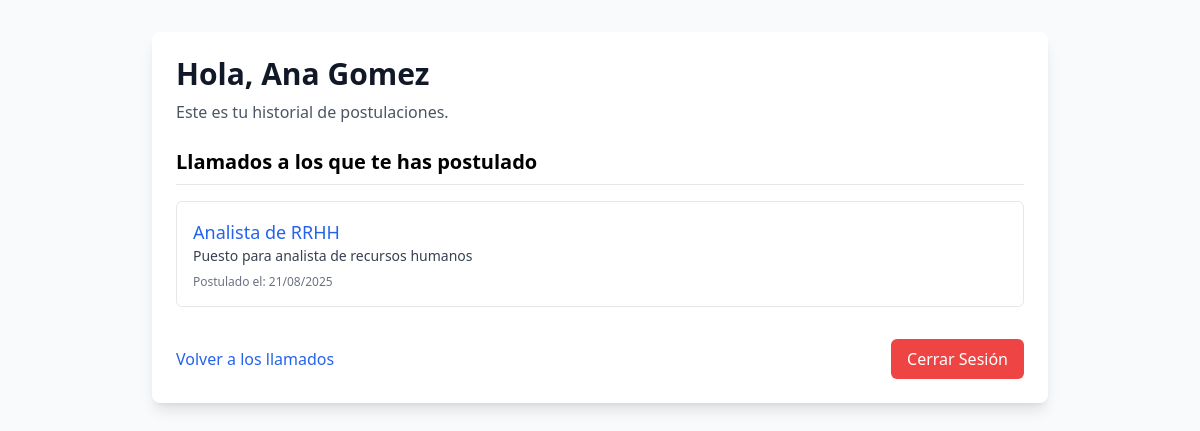
The page /perfil.php (signed in) on the database its author committed.
### tables this page shows
CREATE TABLE `postulaciones` (
  `id` int(11) NOT NULL,
  `usuario_id` int(11) NOT NULL,
  `llamado_id` int(11) NOT NULL,
  `fecha_postulacion` datetime DEFAULT current_timestamp()
);

CREATE TABLE `llamados` (
  `id` int(11) NOT NULL,
  `titulo` varchar(100) NOT NULL,
  `descripcion` text DEFAULT NULL,
  `fecha` date DEFAULT NULL,
  `tipo` varchar(50) DEFAULT NULL,
  `empresa_id` int(11) NOT NULL
);

### api/modelo/Conexion.php (called while the page is built)
<?php
function connection() {
    try {
        $host = "localhost";
        $bd = "linkedin";
        $usuario = "root";
        $password = "";
        $puerto = "3306";
        $mysqli = new mysqli($host, $usuario, $password, $bd, $puerto);
        return $mysqli;
    } catch(Exception $e) {
        echo $e->getMessage();
    }
}

### api/modelo/PostulacionModel.php (called while the page is built, shortened)
<?php
require_once 'Conexion.php';
class PostulacionModel {
    private $conn;
    public function __construct() {
        $this->conn = connection();
    }
    public function obtenerPostulacionesPorUsuario($usuario_id) {
        $sql = "SELECT l.titulo, l.descripcion, p.fecha_postulacion
                FROM postulaciones p
                INNER JOIN llamados l ON p.llamado_id = l.id
                WHERE p.usuario_id = ?";
        $stmt = $this->conn->prepare($sql);
        $stmt->bind_param("i", $usuario_id);
        $stmt->execute();
        $result = $stmt->get_result();
        $postulaciones = [];
        while ($row = $result->fetch_assoc()) {
            $postulaciones[] = $row;
        }
        return $postulaciones;
    }
}
?>

### perfil.php (the view, shortened to what this page needs)
<?php
require_once 'api/modelo/PostulacionModel.php';
$postulacionModel = new PostulacionModel();
$postulaciones = $postulacionModel->obtenerPostulacionesPorUsuario($_SESSION['user_id']);
?>
<!DOCTYPE html>
<html lang="es">
<head>
    <script src="https://cdn.tailwindcss.com"></script>
</head>
<body class="bg-gray-50 p-8">
    <div class="max-w-4xl mx-auto bg-white p-6 rounded-lg shadow-lg">
        <h1 class="text-3xl font-bold text-gray-900 mb-2">Hola, <?php echo htmlspecialchars($_SESSION['user_nombre']); ?></h1>
        <p class="text-gray-600 mb-6">Este es tu historial de postulaciones.</p>
        <h2 class="text-xl font-semibold mb-4 border-b pb-2">Llamados a los que te has postulado</h2>
        <?php if (empty($postulaciones)): ?>
            <p class="text-gray-500">Aún no te has postulado a ningún llamado.</p>
        <?php else: ?>
            <ul class="space-y-4">
                <?php foreach ($postulaciones as $postulacion): ?>
                    <li class="p-4 border border-gray-200 rounded-md">
                        <h3 class="text-lg font-medium text-blue-600"><?php echo htmlspecialchars($postulacion['titulo']); ?></h3>
                        <p class="text-sm text-gray-700"><?php echo htmlspecialchars($postulacion['descripcion']); ?></p>
                        <p class="text-xs text-gray-500 mt-2">Postulado el: <?php echo date("d/m/Y", strtotime($postulacion['fecha_postulacion'])); ?></p>
                    </li>
                <?php endforeach; ?>
            </ul>
        <?php endif; ?>
        <div class="mt-8 flex justify-between items-center">
            <a href="index.php" class="text-blue-600 hover:underline">Volver a los llamados</a>
            <a href="api/routes/usuario.php?action=logout" class="bg-red-500 text-white px-4 py-2 rounded-md hover:bg-red-600">Cerrar Sesión</a>
        </div>
    </div>
</body>
</html>

### rows shown on the page
postulaciones: llamado.titulo "Analista de RRHH", llamado.descripcion "Puesto para analista de recursos humanos", fecha_postulacion "21/08/2025"

### other values the page prints
$_SESSION['user_nombre'] "Ana Gomez"
